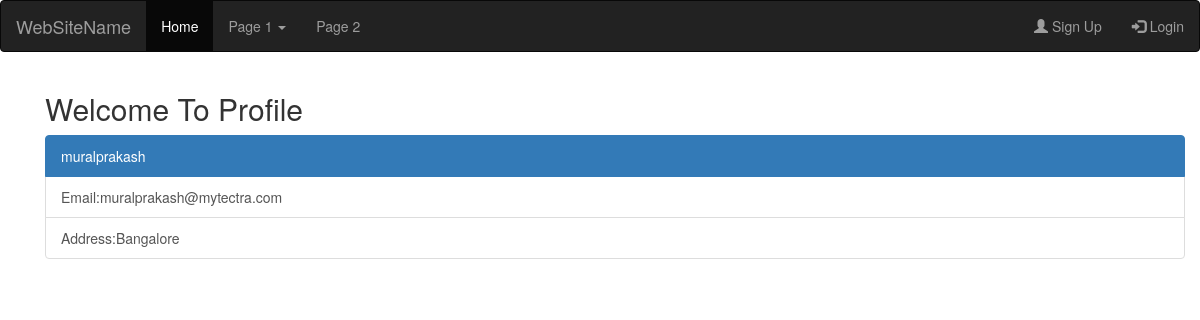
Screenshot of /view/1 with the database file from the repository.
### employee/models.py (models this page shows, shortened)
class student(models.Model):
    name=models.CharField(max_length=50)
    email=models.CharField(max_length=50,unique=True)
    address=models.CharField(max_length=250)
    class Meta():
        db_table='student'

### employee/views.py (the view)
# urls.py: url(r'^view/(?P<pk>[0-9]+)$',views.view,name='view'),
def view(request, pk):
    data = student.objects.get(id=pk)
    return render(request, 'view.html', {'data': data})

### employee/templates/view.html (shortened to what this page needs)
{% extends 'header.html' %}
{% block content %}
  <link rel="stylesheet" href="https://maxcdn.bootstrapcdn.com/bootstrap/3.3.7/css/bootstrap.min.css">
<div class="container">
  <h2>Welcome To Profile</h2>
  <div class="list-group">
    <a href="#" class="list-group-item active">{{ data.name }}</a>
    <a href="#" class="list-group-item">Email:{{ data.email }}</a>
    <a href="#" class="list-group-item">Address:{{ data.address }}</a>
  </div>
</div>
{% endblock %}

### rows the page displays
student: name "muralprakash", email "muralprakash@mytectra.com", address "Bangalore"
